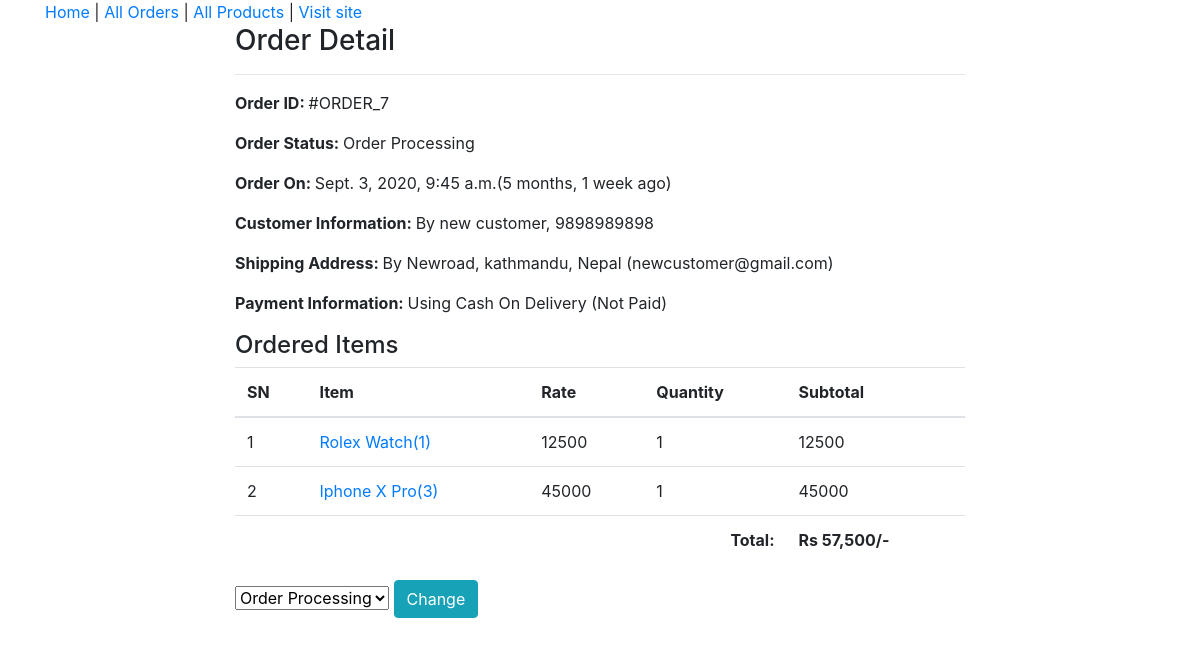
/admin-order/7/ (signed in), run on the app's committed database.
### ecomapp/models.py (models this page shows, shortened)
class Order(models.Model):
    cart = models.OneToOneField(Cart, on_delete=models.CASCADE)
    ordered_by = models.CharField(max_length=200)
    shipping_address = models.CharField(max_length=200)
    mobile = models.CharField(max_length=10)
    email = models.EmailField(null=True, blank=True)
    subtotal = models.PositiveIntegerField()
    discount = models.PositiveIntegerField()
    total = models.PositiveIntegerField()
    order_status = models.CharField(max_length=50, choices=ORDER_STATUS)
    created_at = models.DateTimeField(auto_now_add=True)
    payment_method = models.CharField(
        max_length=20, choices=METHOD, default="Cash On Delivery")
    payment_completed = models.BooleanField(
        default=False, null=True, blank=True)

class CartProduct(models.Model):
    cart = models.ForeignKey(Cart, on_delete=models.CASCADE)
    product = models.ForeignKey(Product, on_delete=models.CASCADE)
    rate = models.PositiveIntegerField()
    quantity = models.PositiveIntegerField()
    subtotal = models.PositiveIntegerField()

class Product(models.Model):
    image = models.ImageField(upload_to="products")
    title = models.CharField(max_length=200)
    slug = models.SlugField(unique=True)
    category = models.ForeignKey(Category, on_delete=models.CASCADE)
    marked_price = models.PositiveIntegerField()
    selling_price = models.PositiveIntegerField()
    description = models.TextField( default="good for daily use...")
    warranty = models.CharField(max_length=300, null=True, blank=True)
    return_policy = models.CharField(max_length=300, null=True, blank=True)
    view_count = models.PositiveIntegerField(default=0)

### ecomapp/views.py (the view)
# urls.py: path("admin-order/<int:pk>/", AdminOrderDetailView.as_view(),
class AdminOrderDetailView(AdminRequiredMixin, DetailView):
    template_name = "adminpages/adminorderdetail.html"
    model = Order
    context_object_name = "ord_obj"
    def get_context_data(self, **kwargs):
        context = super().get_context_data(**kwargs)
        context["allstatus"] = ORDER_STATUS
        return context

### ecomapp/views.py (called while the page is built)
    def dispatch(self, request, *args, **kwargs):
        if request.user.is_authenticated and Admin.objects.filter(user=request.user).exists():
            pass
        else:
            return redirect("/admin-login/")
        return super().dispatch(request, *args, **kwargs)

### templates/adminpages/adminorderdetail.html (shortened to what this page needs)
{% extends 'adminpages/adminbase.html' %}
{% load humanize %}
{% block content %}
<div class="container">
    <div class="row">
        <div class="col-md-8 mx-auto">
            <h3>Order Detail</h3>
            <hr>
            <p><span class="font-weight-bold">Order ID: </span> #ORDER_{{ord_obj.id}}</p>
            <p><span class="font-weight-bold">Order Status: </span> {{ord_obj.order_status}}</p>
            <p><span class="font-weight-bold">Order On: </span> {{ord_obj.created_at}}({{ord_obj.created_at|timesince}} ago)</p>
            <p><span class="font-weight-bold">Customer Information: </span> By {{ord_obj.ordered_by}}, {{ord_obj.mobile}}</p>
            <p><span class="font-weight-bold">Shipping Address: </span> By {{ord_obj.shipping_address}} ({{ord_obj.email}})</p>
            <p><span class="font-weight-bold">Payment Information: </span>  Using {{ord_obj.payment_method}} ({% if ord_obj.payment_completed %}Payment Completed{% else %}Not Paid{% endif %})</p>
            <h4>Ordered Items</h4>
            <table class="table">
                <thead>
                    <tr>
                        <th>SN</th>
                        <th>Item</th>
                        <th>Rate</th>
                        <th>Quantity</th>
                        <th>Subtotal</th>
                    </tr>
                </thead>
                <tbody>
                    {% for cp in ord_obj.cart.cartproduct_set.all %}
                    <tr>
                        <td>{{forloop.counter}}</td>
                        <td><a target="_blank"
                                href="{% url 'ecomapp:productdetail' cp.product.slug %}">{{cp.product.title}}({{cp.product.id}})</a>
                        </td>
                        <td>{{cp.rate}}</td>
                        <td>{{cp.quantity}}</td>
                        <td>{{cp.subtotal}}</td>
                    </tr>
                    {% endfor %}
                    <tr>
                        <th colspan="4" class="text-right">Total: </th>
                        <th>Rs {{ord_obj.total|intcomma}}/-</th>
                    </tr>
                </tbody>
            </table>
            <form action="{% url 'ecomapp:adminorderstatuschange' ord_obj.id %}" method="POST">
                <select name="status">
                    {% for i, j in allstatus %}
                    <option value="{{i}}" {% if i == ord_obj.order_status %}selected{% endif %}>{{j}}</option>
                    {% endfor %}
                </select>
                <button class="btn btn-info">Change</button>
            </form>
        </div>
    </div>
</div>
{% endblock %}

### data on the page
Order: id "7", order_status "Order Processing", created_at "Sept. 3, 2020, 9:45 a.m.", created_at "5 months, 1 week", ordered_by "new customer", mobile "9898989898", shipping_address "Newroad, kathmandu, Nepal", email "newcustomer@gmail.com", payment_method "Cash On Delivery", total "57,500", status "Order Processing"
CartProduct: product "Rolex Watch", product.id "1", rate "12500", quantity "1", subtotal "12500"
CartProduct: product "Iphone X Pro", product.id "3", rate "45000", quantity "1", subtotal "45000"
